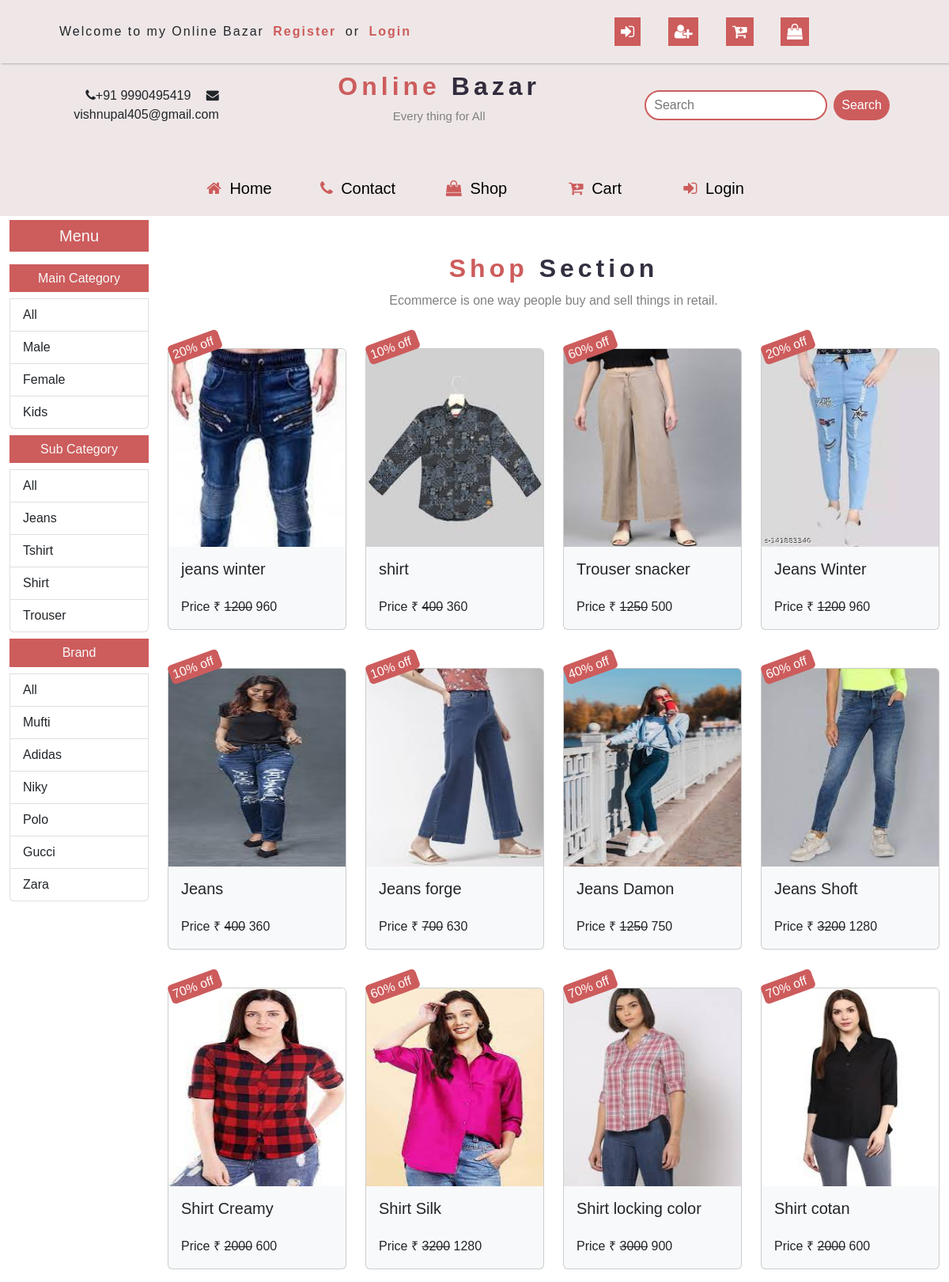
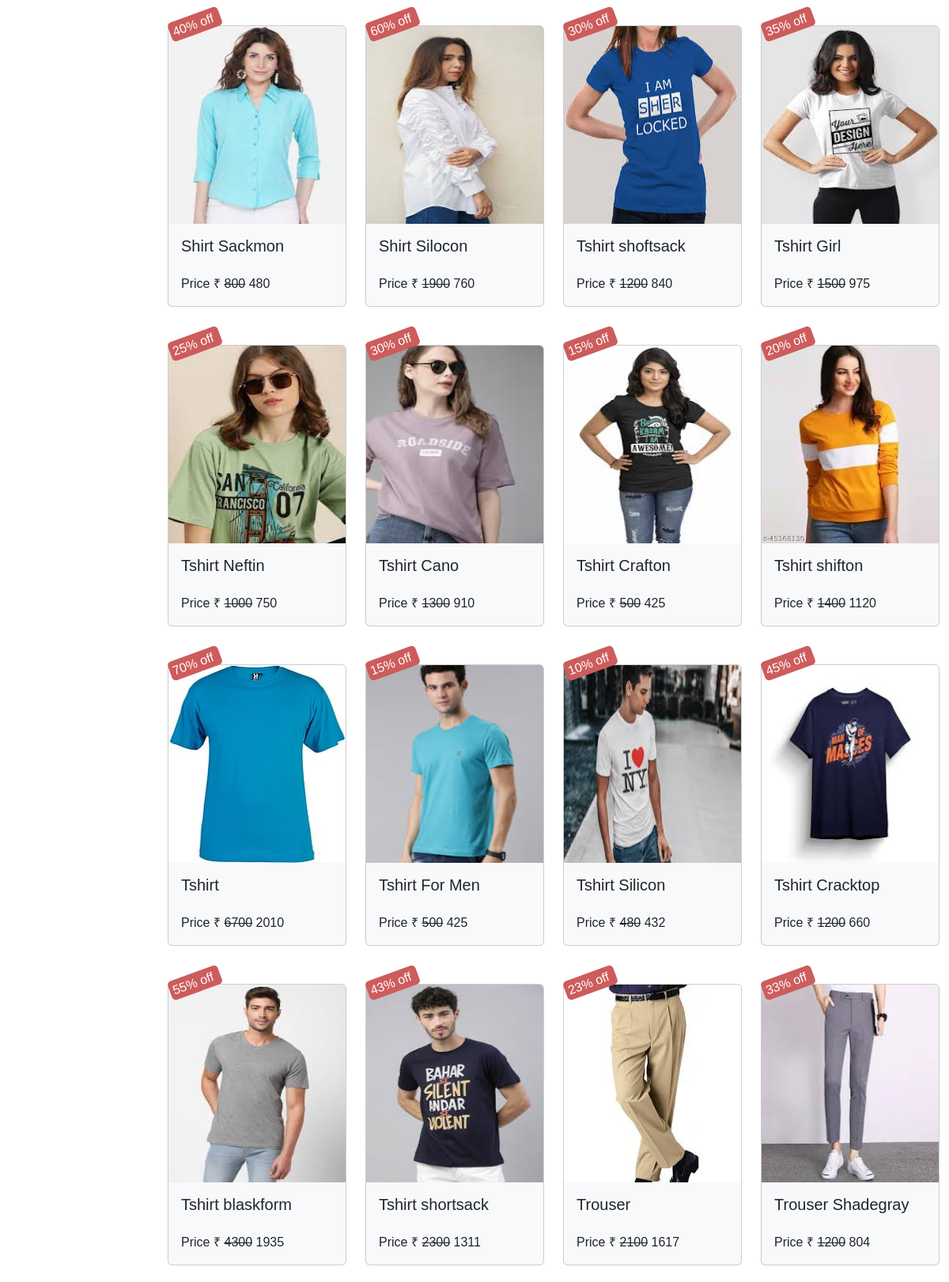
/shop/All/All/All/ (upper part), run on the app's committed database (2 pictures, top to bottom).
### mainapp/models.py (models this page shows, shortened)
class MainCategory(models.Model):
    id = models.AutoField(primary_key=True)
    name = models.CharField(max_length=30)

class SubCategory(models.Model):
    id = models.AutoField(primary_key=True)
    name = models.CharField(max_length=30)

class Brand(models.Model):
    id = models.AutoField(primary_key=True)
    name = models.CharField(max_length=30)

class Product(models.Model):
    id = models.AutoField(primary_key=True)
    name = models.CharField(max_length=30)
    maincategory = models.ForeignKey(MainCategory, on_delete=models.CASCADE)
    subcategory = models.ForeignKey(SubCategory, on_delete=models.CASCADE)
    brand = models.ForeignKey(Brand, on_delete=models.CASCADE)
    seller = models.ForeignKey(Seller, on_delete=models.CASCADE, default=None)
    baseprice = models.IntegerField()
    discount = models.IntegerField()
    finalprice = models.IntegerField()
    size = models.CharField(max_length=100)
    color = models.CharField(max_length=100)
    discription = models.TextField()
    stock = models.CharField(max_length=20, default="In Stock")
    pic1 = models.ImageField(
        upload_to="images", default="No_image_available.svg.webp", null=True, blank=True
    )
    pic2 = models.ImageField(
        upload_to="images", default="No_image_available.svg.webp", null=True, blank=True
    )
    pic3 = models.ImageField(
        upload_to="images", default="No_image_available.svg.webp", null=True, blank=True
    )
    pic4 = models.ImageField(
        upload_to="images", default="No_image_available.svg.webp", null=True, blank=True
    )

### mainapp/views.py (the view)
# urls.py: path("shop/<str:mc>/<str:sc>/<str:br>/", views.shop),
def shop(request, mc, sc, br):
    maincategory = MainCategory.objects.all()
    subcategory = SubCategory.objects.all()
    brand = Brand.objects.all()
    if request.method == "POST":
        search = request.POST.get("search")
        products = Product.objects.filter(Q(name__icontains=search))
    else:
        if mc == "All" and sc == "All" and br == "All":
            products = Product.objects.all()
        elif mc != "All" and sc == "All" and br == "All":
            products = Product.objects.filter(
                maincategory=MainCategory.objects.get(name=mc)
            )
        elif mc == "All" and sc != "All" and br == "All":
            products = Product.objects.filter(
                subcategory=SubCategory.objects.get(name=sc)
            )
        elif mc == "All" and sc == "All" and br != "All":
            products = Product.objects.filter(brand=Brand.objects.get(name=br))
        elif mc != "All" and sc != "All" and br == "All":
            products = Product.objects.filter(
                maincategory=MainCategory.objects.get(name=mc),
                subcategory=SubCategory.objects.get(name=sc),
            )
        elif mc != "All" and sc == "All" and br != "All":
            products = Product.objects.filter(
                maincategory=MainCategory.objects.get(name=mc),
                brand=Brand.objects.get(name=br),
            )
        elif mc == "All" and sc != "All" and br != "All":
            products = Product.objects.filter(
                subcategory=SubCategory.objects.get(name=sc),
                brand=Brand.objects.get(name=br),
            )
        else:
            products = Product.objects.filter(
                maincategory=MainCategory.objects.get(name=mc),
                subcategory=SubCategory.objects.get(name=sc),
                brand=Brand.objects.get(name=br),
            )
    products = products[::-1]
    return render(
        request,
        "shop.html",
        {
            "Products": products,
            "Maincategory": maincategory,
            "Subcategory": subcategory,
            "Brand": brand,
            "mc": mc,
            "sc": sc,
            "br": br,
        },
    )

### mainapp/templates/shop.html (shortened to what this page needs)
{% extends "index.html" %}
{% load static %}
{% block body %}
<div class="container-fluid">
    <div class="row">
        <div
            class="col-md-2">
            <h5 class="background text-light text-center p-2 mt-2">Menu</h5>
            <div class="list-group">
                <h6 class="background text-light text-center p-2 mt-2">Main
                    Category</h6>
                <a href="/shop/All/{{sc}}/{{br}}/"
                    class="list-group-item list-group-item-action">All</a>
                {% for i in Maincategory %}
                <a href="/shop/{{i.name}}/{{sc}}/{{br}}/"
                    class="list-group-item list-group-item-action">{{i.name}}</a>
                {% endfor %}
            </div>
            <div class="list-group">
                <h6 class="background text-light text-center p-2 mt-2">Sub
                    Category</h6>
                <a href="/shop/{{mc}}/All/{{br}}/"
                    class="list-group-item list-group-item-action">All</a>
                {% for i in Subcategory %}
                <a href="/shop/{{mc}}/{{i.name}}/{{br}}/"
                    class="list-group-item list-group-item-action">{{i.name}}</a>
                {% endfor %}
            </div>
            <div class="list-group">
                <h6 class="background text-light text-center p-2 mt-2">Brand</h6>
                <a href="/shop/{{mc}}/{{sc}}/All/"
                    class="list-group-item list-group-item-action">All</a>
                {% for i in Brand %}
                <a href="/shop/{{mc}}/{{sc}}/{{i.name}}/"
                    class="list-group-item list-group-item-action">{{i.name}}</a>
                {% endfor %}
            </div>
        </div>
        <div
            class="col-md-10 ">
            <div class="product-intro">
                <h1>Shop <span>Section</span></h1>
                <p>Ecommerce is one way people buy and sell things in retail.</p>
            </div>
            <div class="row">
                {% for i in Products %}
                <div
                    class="col-lg-3 col-md-4 col-sm-6 col-12 mt-3 mb-3">
                    <div class="card bg-light mt-3">
                        <span class="card-text discount">{{i.discount}}% off</span>
                        <a href="/singleProduct/{{i.id}}/"><img
                                src="{{i.pic1.url}}"
                                class="card-img-top"
                                height="250px"></a>
                        <div class="card-body">
                            <h5 class="card-title" style="height:40px">{{i.name}}</h5>
                            <p class="card-text" style="margin-bottom: 0px;">Price
                                &#8377;
                                <del>{{i.baseprice}}</del>
                                {{i.finalprice}}</p>
                        </div>
                    </div>
                </div>
                {% endfor %}
            </div>
        </div>
    </div>
</div>
{% endblock %}

### mainapp/static/css/style.css (style rules this page uses)
body { scroll-behavior: smooth; font-family: 'Roboto', sans-serif; }
:root { --primary:indianred; --secondary:rgba(15,10,29,0.849); --light:#2f3640; }
:root { --skin-color:indianred; }
:root { --bg-black-900:#f2f2fc; --bg-black-100:#fdf9ff; --bg-black-50:#e8dfec; --text-black-900:#303e4d; --text-black-700:#504e70; }
.background { background-color:indianred; }
body { font-family: Arial, Helvetica, sans-serif; }
.discount { width: 30%; height: 25px; position: absolute; top:-15px; left: 0; color: white; border-radius: 5px; background: var(--primary); line-height: 25px; padding: 0px 4px; transform: rotate(-20deg); }
.product-intro { text-align: center; margin-top: 50px; }
.product-intro h1 { color: var(--primary); letter-spacing: 5px; font-size: 2rem; font-weight: bold; margin: 10px 0; }
.product-intro h1 span { color: var(--secondary); }
.product-intro p { color: gray; }

### data on the page
MainCategory: name "Male"
MainCategory: name "Female"
MainCategory: name "Kids"
SubCategory: name "Jeans"
SubCategory: name "Tshirt"
SubCategory: name "Shirt"
SubCategory: name "Trouser"
Brand: name "Mufti"
Brand: name "Adidas"
Brand: name "Niky"
Brand: name "Polo"
Brand: name "Gucci"
Brand: name "Zara"
Product: discount "20", pic1 (picture), name "jeans winter", baseprice "1200", finalprice "960"
Product: discount "10", pic1 (picture), name "shirt", baseprice "400", finalprice "360"
Product: discount "60", pic1 (picture), name "Trouser snacker", baseprice "1250", finalprice "500"
Product: discount "20", pic1 (picture), name "Jeans Winter", baseprice "1200", finalprice "960"
Product: discount "10", pic1 (picture), name "Jeans", baseprice "400", finalprice "360"
Product: discount "10", pic1 (picture), name "Jeans forge", baseprice "700", finalprice "630"
Product: discount "40", pic1 (picture), name "Jeans Damon", baseprice "1250", finalprice "750"
Product: discount "60", pic1 (picture), name "Jeans Shoft", baseprice "3200", finalprice "1280"
Product: discount "70", pic1 (picture), name "Shirt Creamy", baseprice "2000", finalprice "600"
Product: discount "60", pic1 (picture), name "Shirt Silk", baseprice "3200", finalprice "1280"
Product: discount "70", pic1 (picture), name "Shirt locking color", baseprice "3000", finalprice "900"
Product: discount "70", pic1 (picture), name "Shirt cotan", baseprice "2000", finalprice "600"
Product: discount "40", pic1 (picture), name "Shirt Sackmon", baseprice "800", finalprice "480"
Product: discount "60", pic1 (picture), name "Shirt Silocon", baseprice "1900", finalprice "760"
Product: discount "30", pic1 (picture), name "Tshirt shoftsack", baseprice "1200", finalprice "840"
Product: discount "35", pic1 (picture), name "Tshirt Girl", baseprice "1500", finalprice "975"
Product: discount "25", pic1 (picture), name "Tshirt Neftin", baseprice "1000", finalprice "750"
Product: discount "30", pic1 (picture), name "Tshirt Cano", baseprice "1300", finalprice "910"
Product: discount "15", pic1 (picture), name "Tshirt Crafton", baseprice "500", finalprice "425"
Product: discount "20", pic1 (picture), name "Tshirt shifton", baseprice "1400", finalprice "1120"
Product: discount "70", pic1 (picture), name "Tshirt", baseprice "6700", finalprice "2010"
Product: discount "15", pic1 (picture), name "Tshirt For Men", baseprice "500", finalprice "425"
Product: discount "10", pic1 (picture), name "Tshirt Silicon", baseprice "480", finalprice "432"
Product: discount "45", pic1 (picture), name "Tshirt Cracktop", baseprice "1200", finalprice "660"
Product: discount "55", pic1 (picture), name "Tshirt blaskform", baseprice "4300", finalprice "1935"
Product: discount "43", pic1 (picture), name "Tshirt shortsack", baseprice "2300", finalprice "1311"
Product: discount "23", pic1 (picture), name "Trouser", baseprice "2100", finalprice "1617"
Product: discount "33", pic1 (picture), name "Trouser Shadegray", baseprice "1200", finalprice "804"
